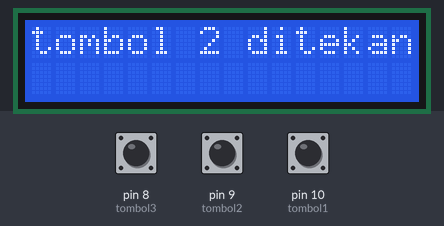
This sketch was run on a simulated Arduino Uno, built with avr-gcc and run on an emulated ATmega328P. Parts: 16×2 character LCD. Inputs (shaded band) come from the test bench; at power-on: pin 9 (tombol2) LOW, pin 10 (tombol1) HIGH, pin 8 (tombol3) LOW.

Above: at 1.2 s.
1.3 s: pin 9 (tombol2) pulled HIGH for 0.15 s
2.9 s: pin 10 (tombol1) pulled LOW for 0.15 s
At 2.97 s:
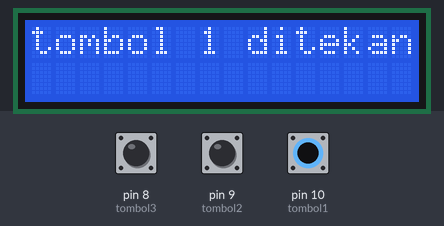
4.5 s: pin 9 (tombol2) pulled HIGH for 3.2 s
At 4.8 s:
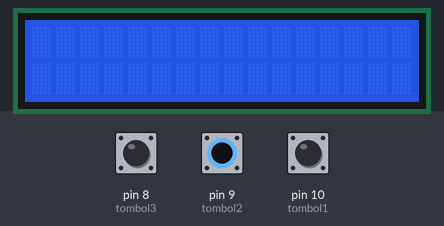
Timing chart, 0 to 7.5 s (numbered marks = the images above; inputs shaded):
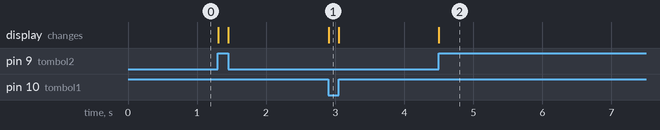

Measured:
- after the input at 2.9 s, the display: changes at once (image 1)
- after the input at 4.5 s, the display: changes at once (image 2)

The sketch:

1c.ino
```cpp
#include <LiquidCrystal.h>
LiquidCrystal lcd(12,11,5,4,3,2);
int tombol1 = 10;
int tombol2 = 9;
int tombol3 = 8;
void setup() {
  pinMode(tombol1,INPUT);
  pinMode(tombol2,INPUT);
  pinMode(tombol3,INPUT);
  lcd.begin(16,2);
}
void loop(){
  lcd.setCursor(0,0);
 if(digitalRead(tombol1)==LOW){
  lcd.print("tombol 1 ditekan");
 }else if(digitalRead(tombol2)==LOW){
  lcd.print("tombol 2 ditekan");
 }else if(digitalRead(tombol3)==LOW){
  lcd.clear();
 }

}
```
